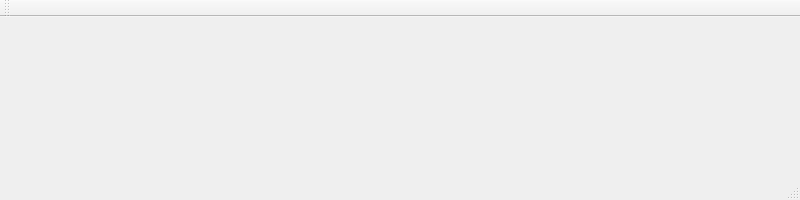
<?xml version="1.0" encoding="UTF-8"?>
<ui version="4.0">
 <class>MainWindow</class>
 <widget class="QMainWindow" name="MainWindow">
  <property name="geometry">
   <rect>
    <x>0</x>
    <y>0</y>
    <width>800</width>
    <height>200</height>
   </rect>
  </property>
  <property name="windowTitle">
   <string>MainWindow</string>
  </property>
  <widget class="QWidget" name="centralWidget">
   <widget class="QLabel" name="label_version">
    <property name="geometry">
     <rect>
      <x>50</x>
      <y>40</y>
      <width>291</width>
      <height>16</height>
     </rect>
    </property>
    <property name="text">
     <string/>
    </property>
   </widget>
   <widget class="QLabel" name="label_info">
    <property name="geometry">
     <rect>
      <x>50</x>
      <y>80</y>
      <width>720</width>
      <height>31</height>
     </rect>
    </property>
    <property name="text">
     <string/>
    </property>
    <property name="scaledContents">
     <bool>false</bool>
    </property>
   </widget>
  </widget>
  <widget class="QMenuBar" name="menuBar">
   <property name="geometry">
    <rect>
     <x>0</x>
     <y>0</y>
     <width>800</width>
     <height>21</height>
    </rect>
   </property>
  </widget>
  <widget class="QToolBar" name="mainToolBar">
   <attribute name="toolBarArea">
    <enum>TopToolBarArea</enum>
   </attribute>
   <attribute name="toolBarBreak">
    <bool>false</bool>
   </attribute>
  </widget>
  <widget class="QStatusBar" name="statusBar"/>
 </widget>
 <layoutdefault spacing="6" margin="11"/>
 <resources/>
 <connections/>
</ui>
